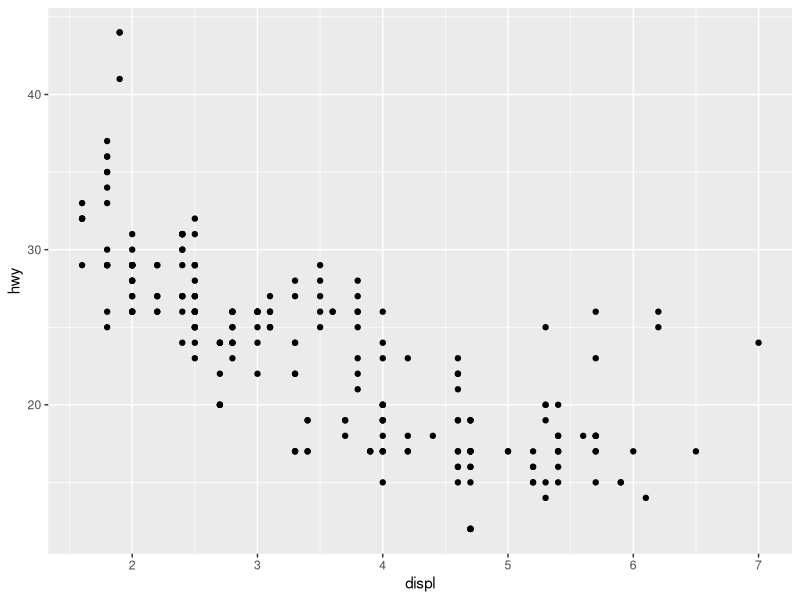
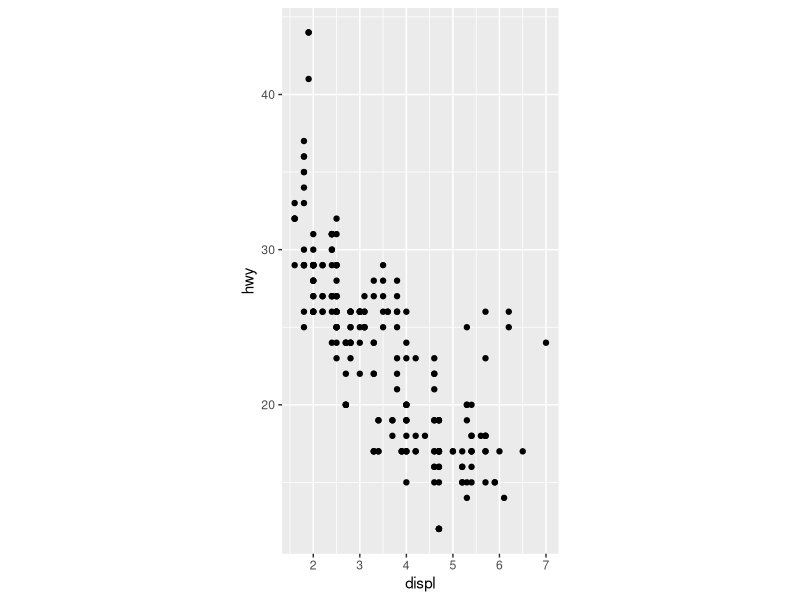
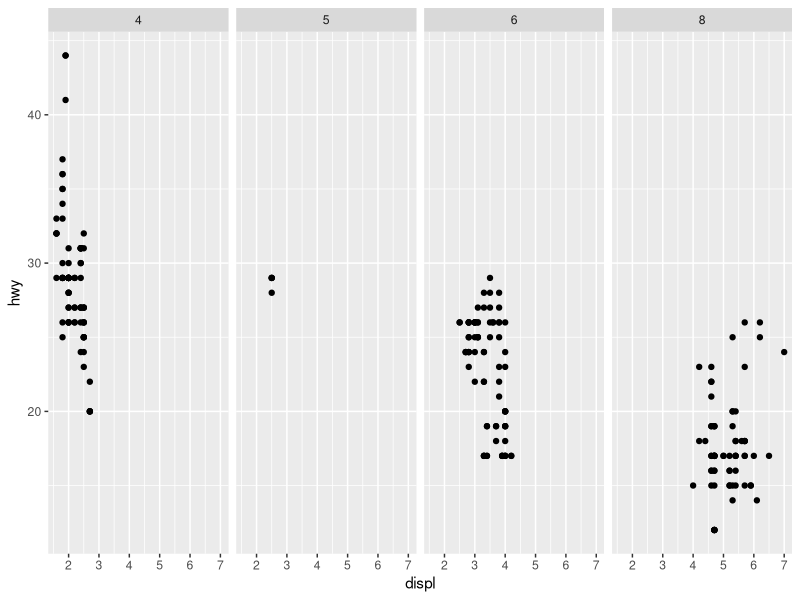
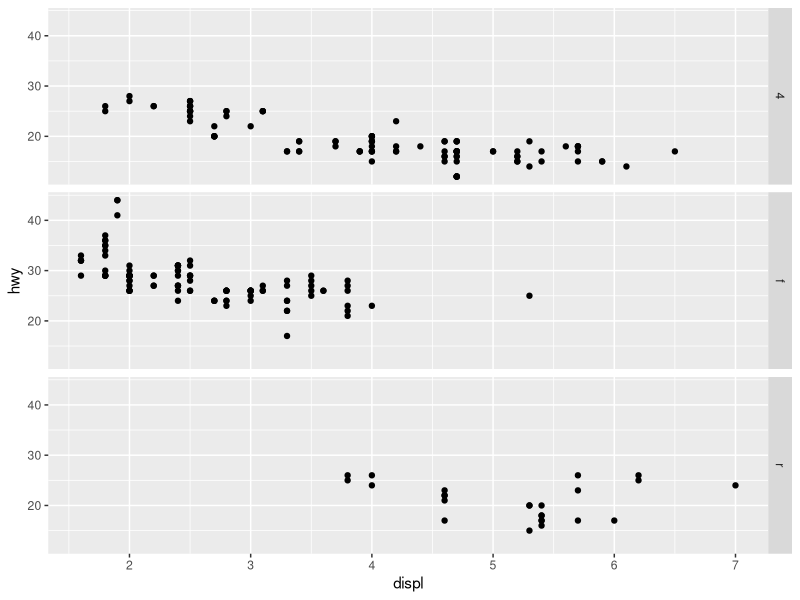
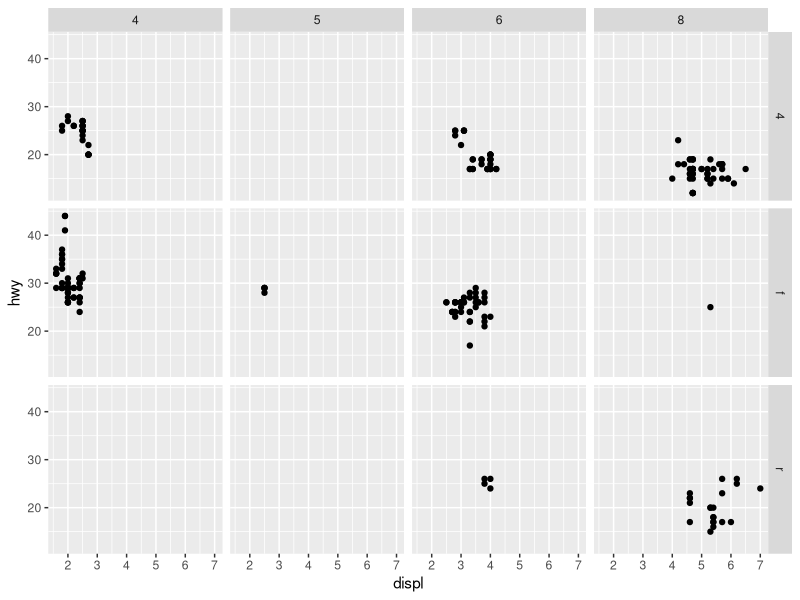

Reproduce these figures in R, in order.
# Coordinates and Faceting
# Coordinates: resize or plot correctly
# Facets: juxstapose multiple plots


library(ggplot2)

pl <- ggplot(mpg, aes(x=displ, y=hwy)) + geom_point()

print(pl)

# Setting x, y limits (becomes zoom-in version)
pl2 <- pl + coord_cartesian(xlim = c(1,4), ylim = c(15,30))

# Fixing the ratio of the plot display
pl2 <- pl + coord_fixed(ratio = 1/3) # ratio is x/y (1/3: x=1, y=3)
print(pl2)


# Facets: facet_grid(rows ~ columns) Use . for no facetting in that direction.
# No meaningful change with the different display. just ways to display
pl2 <- pl + facet_grid(. ~ cyl) # split column-wise
pl3 <- pl + facet_grid(drv ~ .) # split row_wise
pl4 <- pl + facet_grid(drv ~ cyl)
print(pl2)
print(pl3)
print(pl4)
